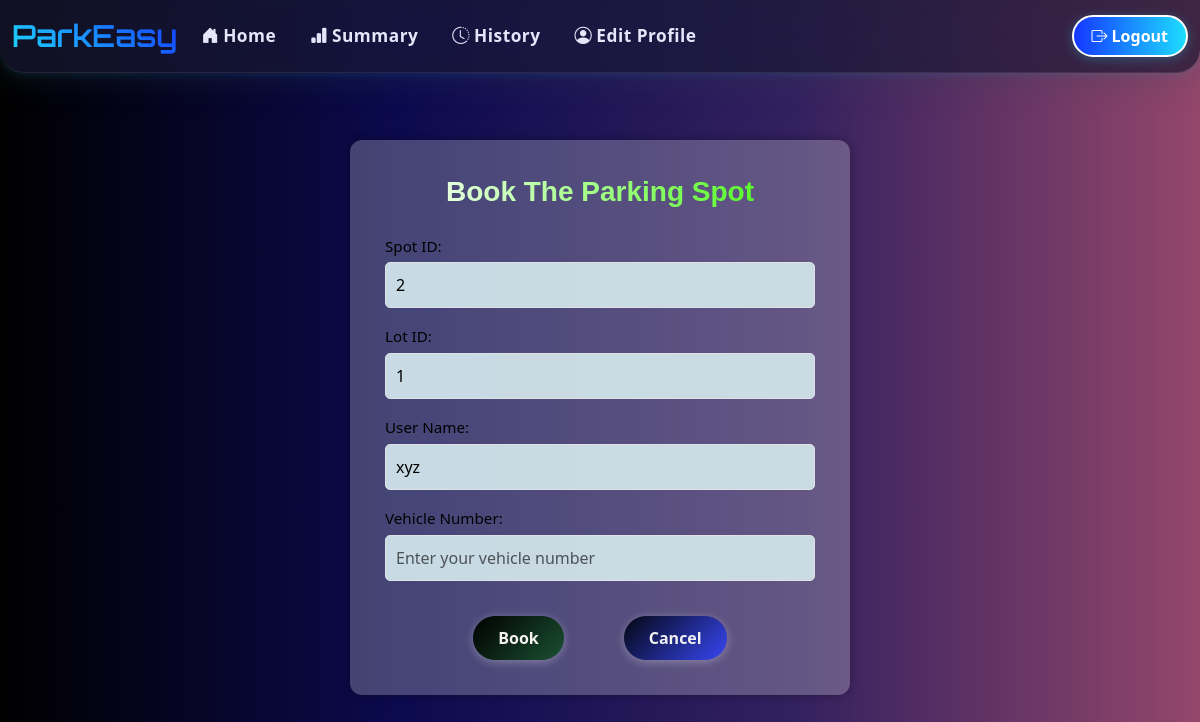
Page /user/book/1 (signed in) on the committed database.
### models.py (models this page shows)
class ParkingSpot(db.Model):
    __tablename__ = 'parking_spots'
    id = db.Column(db.Integer, primary_key=True)
    lot_id = db.Column(db.Integer, db.ForeignKey('parking_lots.id'), nullable=False)
    status = db.Column(db.String(1), nullable=False, default='A')  # A=Available, O=Occupied
    spot_label = db.Column(db.String(20), nullable=True)
    reservation = db.relationship('Reservation', backref='spot', uselist=False, cascade='all, delete-orphan')

class ParkingLot(db.Model):
    __tablename__ = 'parking_lots'
    id = db.Column(db.Integer, primary_key=True)
    prime_location_name = db.Column(db.String(100), nullable=False)
    price_per_hour = db.Column(db.Float, nullable=False)
    address = db.Column(db.String(200), nullable=False)
    pin_code = db.Column(db.String(6), nullable=False)
    max_spots = db.Column(db.Integer, nullable=False)
    description = db.Column(db.Text, nullable=True)  # Optional
    spots = db.relationship('ParkingSpot', backref='lot', lazy=True, cascade='all, delete-orphan')

class User(db.Model):
    __tablename__ = 'users'
    id = db.Column(db.Integer, primary_key=True)
    username = db.Column(db.String(80), nullable=False, unique=True)
    password = db.Column(db.String(200), nullable=False)  # Plain text
    email = db.Column(db.String(120), unique=True, nullable=False)
    role = db.Column(db.String(10), default='user', nullable=False)  # 'admin' or 'user'
    vehicle_number = db.Column(db.String(20), nullable=True)
    pin_code = db.Column(db.String(6), nullable=True)
    reservations = db.relationship('Reservation', backref='user', lazy=True)

### app.py (the view, shortened to what this page needs)
@app.route('/user/book/<int:lot_id>', methods=['GET', 'POST'])
def book_spot(lot_id):
    if session.get('role') != 'user':
        flash("Unauthorized access!", "warning")
        return redirect(url_for('login'))
    lot = ParkingLot.query.get_or_404(lot_id)
    spot = ParkingSpot.query.filter_by(lot_id=lot.id, status='A').first()
    if not spot:
        flash("No available spots in this lot.", "danger")
        return redirect(url_for('user_dashboard'))
    user = User.query.get(session['user_id'])
    return render_template('user/book_spot.html', lot=lot, spot=spot, username=user.username)

### templates/user/book_spot.html (shortened to what this page needs)
{% extends 'user/layout.html' %}
{% block content %}
<div class="container mt-5">
    <div class="booking-container">
        <h3>Book The Parking Spot</h3>
        <form method="POST">
            <div class="mb-3">
                <label class="form-label">Spot ID:</label>
                <input class="form-control" value="{{ spot.id }}" disabled>
            </div>
            <div class="mb-3">
                <label class="form-label">Lot ID:</label>
                <input class="form-control" value="{{ lot.id }}" disabled>
            </div>
            <div class="mb-3">
                <label class="form-label">User Name:</label>
                <input class="form-control" value="{{ username }}" disabled>
            </div>
            <div class="mb-3">
                <label class="form-label">Vehicle Number:</label>
                <input type="text" name="vehicle_number" required class="form-control" placeholder="Enter your vehicle number">
            </div>
            <div class="button-group">
                <button type="submit" class="btn btn-success">Book</button>
                <a href="{{ url_for('user_dashboard') }}" class="btn-custom">Cancel</a>
            </div>
        </form>
    </div>
</div>
{% endblock %}

### templates/user/layout.html (style rules this page uses)
body { margin: 0; padding-top: 90px; font-family: 'Segoe UI', Tahoma, Geneva, Verdana, sans-serif; background: linear-gradient(to right, #000000, #0c0a4e, #34215f, #94476b); color: #f8f9fa; min-height: 100vh; }

### templates/user/book_spot.html (style rules this page uses)
.booking-container { background: rgba(245, 248, 246, 0.242); padding: 35px; border-radius: 12px; box-shadow: 0 0 10px rgba(0, 0, 0, 0.3); max-width: 500px; margin: 50px auto; color: #f3e5e5; }
.booking-container h3 { font-weight: bold; font-family:Geneva, Verdana, sans-serif; background: linear-gradient(to right, #ffffff, #40fc07); -webkit-background-clip: text; -webkit-text-fill-color: transparent; margin-bottom: 25px; text-align: center; }
.form-label { color: #000000; font-size: 0.95rem; margin-bottom: 5px; }
.form-control:disabled { background: rgba(214, 234, 239, 0.9); color: #000000; font-weight: 500; }
.form-control { background: rgba(214, 234, 239, 0.9); color: #000; border-radius: 5px; padding: 10px; }
.button-group { display: flex; justify-content: center; gap: 20px; margin-top: 25px; }
.btn-success { background: linear-gradient(135deg, #000000, #1b5132); border: none; padding: 10px 25px; font-weight: bold; border-radius: 30px; color: #f6f2f2; transition: all 0.3s ease-in-out; box-shadow: 0px 2px 10px rgba(255, 255, 255, 0.3); }
.btn-custom { padding: 10px 25px; font-size: 16px; font-weight: bold; border-radius: 50px; background: linear-gradient(135deg, #030612, #3847f4); color: rgb(240, 240, 243); border: none; cursor: pointer; transition: all 0.3s ease-in-out; box-shadow: 0px 2px 10px rgba(255, 255, 255, 0.3); text-decoration: none; display: inline-block; }
.button-group { display: flex; justify-content: center; gap: 60px; margin-top: 35px; }

### rows in the picture
ParkingSpot: id "2"
ParkingLot: id "1"
User: username "xyz"
